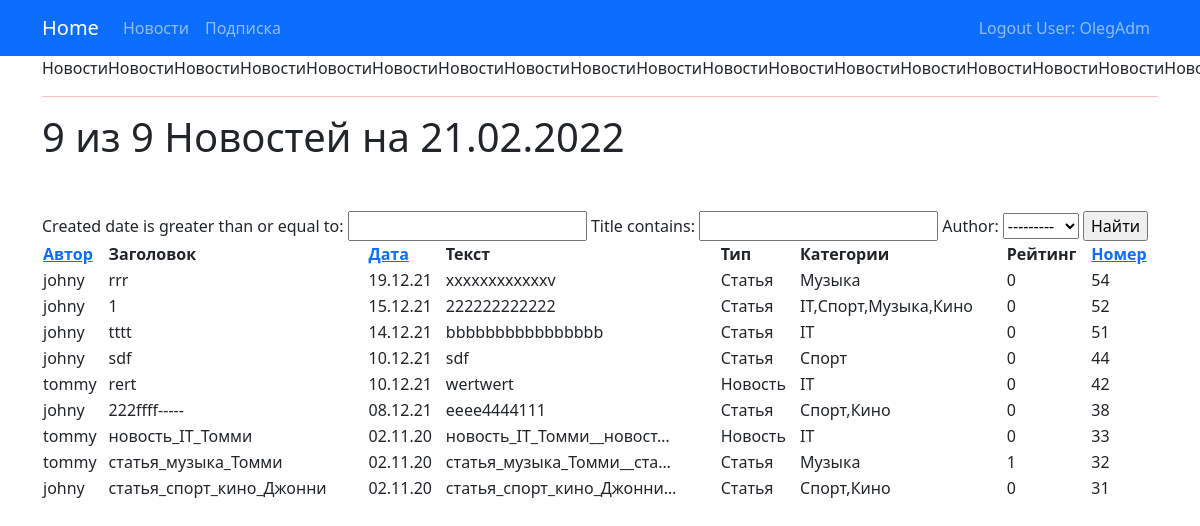
/news/search/ (signed in), run on the app's committed database.
### news/models.py (models this page shows, shortened)
class Post(models.Model):
    article = 'a'
    news = 'n'
    POST_TYPE = [
        (article, "Статья"),
        (news, "Новость")
    ]
    author = models.ForeignKey(Author, on_delete=models.CASCADE)
    post_type = models.CharField(max_length=1, choices=POST_TYPE, default=article)
    created = models.DateTimeField(auto_now_add=True)
    cats = models.ManyToManyField(Category, through='PostCategory')
    title = models.CharField(max_length=256)
    text = models.TextField()
    rating = models.IntegerField(default=0)
    @property
    def post_type_str(self):
        return [i for i in self.POST_TYPE if i[0] == self.post_type][0][1]
    @property
    def cats_str(self):
        return ','.join(cc.name for cc in self.cats.all())

class Author(models.Model):
    user = models.OneToOneField(User, on_delete=models.CASCADE)
    rating = models.IntegerField(default=0)
    def __str__(self):
        return f'{self.user.username}'

class Russian_mat(models.Model):
    word = models.CharField(max_length=64, unique=True, null=False)

class Category(models.Model):
    name = models.CharField(max_length=64, unique=True)
    users = models.ManyToManyField(User, through='Subscribe')

### news/views.py (the view)
# urls.py: path('search/', PostSearchView.as_view(), name='post_search'),
class PostSearchView(LoginRequiredMixin, ListView):
    model = Post
    template_name = 'post/posts_search.html'
    context_object_name = 'posts'
    ordering = ['-id']
    def get_context_data(self, **kwargs):
        context = super().get_context_data(**kwargs)
        context['time_now'] = datetime.utcnow()  # добавим переменную текущей даты time_now
        context['post_count'] = Post.objects.all().count()
        order_by = self.request.GET.get('order_by', '-id')
        PP = self.get_queryset().order_by(order_by)
        context['filter'] = PostFilter(self.request.GET, queryset=PP)
        return context

### news/templatetags/custom_filters.py (called while the page is built)
@register.filter(name='multiply')  # регистрируем наш фильтр под именем multiply, чтоб django понимал, что это именно фильтр, а не простая функция
def multiply(value, arg):
    if isinstance(value, str) and isinstance(arg, int):
        return str(value) * arg  # возвращаемое функцией значение — это то значение, которое подставится к нам в шаблон
    else:
        raise ValueError(f'Нельзя умножить {type(value)} на {type(arg)}')

@register.filter(name='censor')
def censor(value):
    res = value
    if isinstance(value, str):
        xx = list()
        for ww in Russian_mat.objects.all():
            xx.append(ww.word)
        for ss in value.split():
             if ss.lower() in xx:
                 res = value.replace(ss, 'x' * len(ss) )
        return res
    else:
        raise ValueError(f'Нельзя фильтровать {type(value)}')

### templates/post/posts_search.html
{% extends 'flatpages/default.html' %}
{% load custom_filters %}
{% block menu %}
{% include 'post/menu_search.html' %}
{% endblock menu %}
{% block title %}
{{ 'Новости'|multiply:18 }}
{% endblock title %}
{% block content %}
<h1>{{ filter.qs|length }} из {{ post_count }} Новостей на {{ time_now|date:'d.m.Y' }}</h1>
<h3>   <br>  </h3>
{%if posts%}
    <form method="GET">
        {{ filter.form }}
        <input type="submit" value="Найти">
    </form>
    <table style="width: 100%">
            <tr>
                <th><a href="?order_by=author">Автор</a></th>
                <th>Заголовок</th>
                <th><a href="?order_by=created">Дата</a></th>
                <th>Текст</th>
                <th>Тип</th>
                <th>Категории</th>
                <th>Рейтинг</th>
                <th><a href="?order_by=id">Номер</a></th>
            </tr>
            {% for post in filter.qs %}
                <tr>
                    <td>{{ post.author.user.username }}</td>
                    <td>{{ post.title|truncatechars:25|censor}}</td>
                    <td>{{ post.created|date:'d.m.y' }}</td>
                    <td>{{ post.text|truncatechars:25|censor }}</td>
                    <td>{{ post.post_type_str }}</td>
                    <td>{{ post.cats_str|truncatechars:50 }}</td>
                    <td>{{ post.rating }}</td>
                    <td>{{ post.pk }}</td>
                </tr>
            {% endfor%}
        </table>
{%else%}
    <h2>Новостей нет</h2>
{%endif%}
{% endblock content %}

### templates/flatpages/default.html (shortened to what this page needs)
<!DOCTYPE html>
<html lang="en">
<head>
    {% load static %}
    <link href="https://cdn.jsdelivr.net/npm/bootstrap@5.1.3/dist/css/bootstrap.min.css" rel="stylesheet"
>
</head>
<body>
<nav
        {% if request.user.is_staff %}
            class="navbar navbar-expand-lg navbar-dark bg-dark static-top"
        {% else %}
            class="navbar navbar-expand-lg navbar-dark bg-primary static-top"
        {% endif %}
>
    <div class="container">
        <a class="navbar-brand" href="/">Home</a>
            {% block menu %}{% endblock menu %}
        <div class="razR">
            <div class="collapse navbar-collapse" id="navbarResponsive">
                <ul class="navbar-nav ml-auto">
                    <li style="text-align:right;" class="nav-item">
                        {% if request.user.is_staff %}
                        <a class="nav-link" href="/accounts/logout/"> Logout Admin: {{ request.user }}</a>
                        {% else %}
                        <a class="nav-link" href="/accounts/logout/"> Logout User: {{ request.user }}</a>
                        {% endif %}
                    </li>
                </ul>
            </div>
        </div>
    </div>
</nav>
<div class="container">
    <div class="row">
        <div class="col-lg-12">
                {% block title %}{% endblock title %}
            <hr>
            {% block content %}{% endblock content %}
        </div>
    </div>
</div>
</body>
</html>

### templates/post/menu_search.html
	       <div class="collapse navbar-collapse" id="navbarResponsive0" >
        	   <ul class="navbar-nav ml-auto" >
        	       <li class="nav-item">
					   <a class="nav-link" href="/news/">Новости</a>
	               </li>
        	       <li class="nav-item">
					   <a class="nav-link" href="/news/subscribe/">Подписка</a>
	               </li>
        	   </ul>
	       </div>

### templates/flatpages/default.html (style rules this page uses)
.razR { text-align: right; }
hr { background-color: red }

### data on the page
Post: author.user.username "johny", title|censor "rrr", created "19.12.21", text|censor "xxxxxxxxxxxxv", post_type_str "Статья", cats_str "Музыка", rating "0", pk "54"
Post: author.user.username "johny", title|censor "1", created "15.12.21", text|censor "222222222222", post_type_str "Статья", cats_str "IT,Спорт,Музыка,Кино", rating "0", pk "52"
Post: author.user.username "johny", title|censor "tttt", created "14.12.21", text|censor "bbbbbbbbbbbbbbbb", post_type_str "Статья", cats_str "IT", rating "0", pk "51"
Post: author.user.username "johny", title|censor "sdf", created "10.12.21", text|censor "sdf", post_type_str "Статья", cats_str "Спорт", rating "0", pk "44"
Post: author.user.username "tommy", title|censor "rert", created "10.12.21", text|censor "wertwert", post_type_str "Новость", cats_str "IT", rating "0", pk "42"
Post: author.user.username "johny", title|censor "222ffff-----", created "08.12.21", text|censor "eeee4444111", post_type_str "Статья", cats_str "Спорт,Кино", rating "0", pk "38"
Post: author.user.username "tommy", title|censor "новость_IT_Томми", created "02.11.20", text|censor "новость_IT_Томми__новост…", post_type_str "Новость", cats_str "IT", rating "0", pk "33"
Post: author.user.username "tommy", title|censor "статья_музыка_Томми", created "02.11.20", text|censor "статья_музыка_Томми__ста…", post_type_str "Статья", cats_str "Музыка", rating "1", pk "32"
Post: author.user.username "johny", title|censor "статья_спорт_кино_Джонни", created "02.11.20", text|censor "статья_спорт_кино_Джонни…", post_type_str "Статья", cats_str "Спорт,Кино", rating "0", pk "31"

### other printed values
{{ request.user }} "OlegAdm"
{{ filter.qs|length }} "9"
{{ post_count }} "9"
{{ time_now|date:'d.m.Y' }} "21.02.2022"
